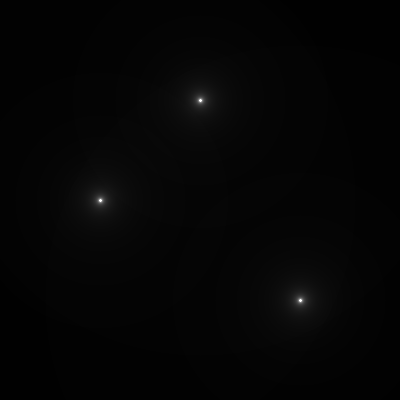
Frame 1 (no input)
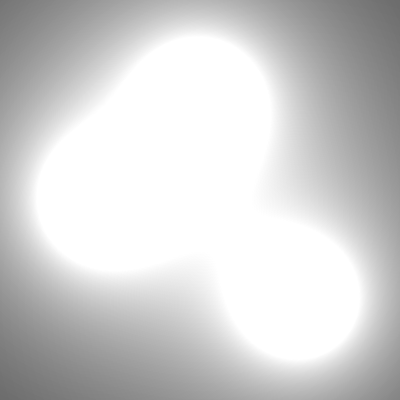
Frame 60 (the mouse pressed at the canvas centre just before this capture)
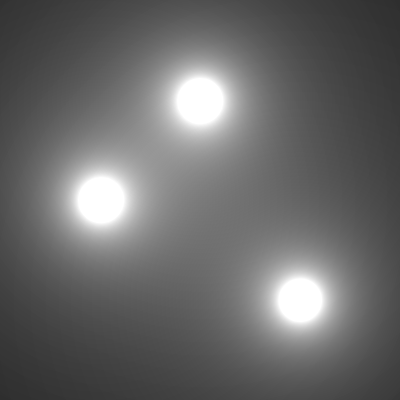
Frame 120 (the mouse held since frame 60 and released just before this capture)

The Processing sketch that drew these frames (run headless with seeded random() and noise(); from frame 60 on, the mouse is pressed at the canvas centre):

// Processing sketch: light_test1
// ── light_test1.pde
final int[] LIGHT_POSITION_X = {200, 100, 300};  //  x position
final int[] LIGHT_POSITION_Y = {100, 200, 300};  //  y position
 
float lightPower;        //  光の強さ
float lightPowerAdd = 1; //  光の強さの加算値
 
float halfWidth;    //  横幅の中心
float halfHeight;   //  縦幅の中心
 
void setup() {
  size(400, 400);
  halfWidth = width / 2;
  halfHeight = height / 2;
}
 
void draw() {
  background(0);
 
  //  光の強さを変更する。範囲を超えた場合は加算値の符号を逆転させる。
  lightPower += lightPowerAdd;
  if(lightPower > 50){
    lightPower = 50;
    lightPowerAdd *= -1;
  }
  if(lightPower < 0){
    lightPower = 0;
    lightPowerAdd *= -1;
  }
 
  loadPixels();
  //  パーティクルの影響範囲のピクセルについて、色の加算を行う
  for(int i = 0; i < LIGHT_POSITION_X.length; i++){
    for (int y = 0; y < height; y++) {
      for (int x = 0; x < width; x++) {
        int pixelIndex = x + y * width;
 
        //  ピクセルから、赤・緑・青の要素を取りだす
        int r = pixels[pixelIndex] >> 16 & 0xFF;
        int g = pixels[pixelIndex] >> 8 & 0xFF;
        int b = pixels[pixelIndex] & 0xFF;
 
        //  パーティクルの中心と、ピクセルとの距離を計算する
        float dx = LIGHT_POSITION_X[i] - x;
        float dy = LIGHT_POSITION_Y[i] - y;
        float distance = sqrt(dx * dx + dy * dy);  //  三平方の定理
 
        //  0除算の回避
        if(distance < 1){
          distance = 1;
        }
 
        //  光の強さを距離で割る
        r += (255 * lightPower) / distance;
        g += (255 * lightPower) / distance;
        b += (255 * lightPower) / distance;
 
        //  ピクセルの色を変更する
        pixels[pixelIndex] = color(r, g, b);
      }
    }
  }
  updatePixels();
}
